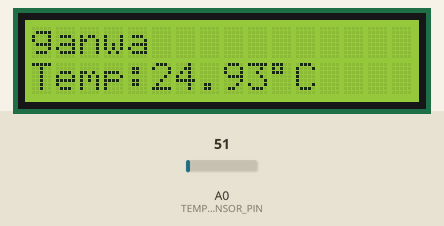
Bench run of a sketch on a simulated Arduino Uno, built with avr-gcc and run on an emulated ATmega328P. On the bench: 16×2 character LCD. The inputs (shaded band) are chosen by the test bench; at power-on: A0 (TEMP_SENSOR_PIN) = 51. What the sketch prints to the serial monitor is not drawn.

Above: at 1.2 s.
1.3 s: A0 (TEMP_SENSOR_PIN) set to 61
At 3.0 s:
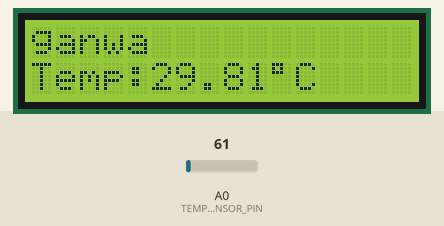
3.5 s: A0 (TEMP_SENSOR_PIN) set to 71
At 4.6 s:
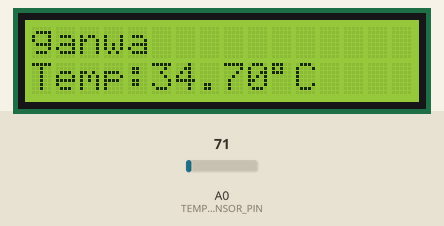
5.5 s: A0 (TEMP_SENSOR_PIN) set to 86
At 7.3 s:
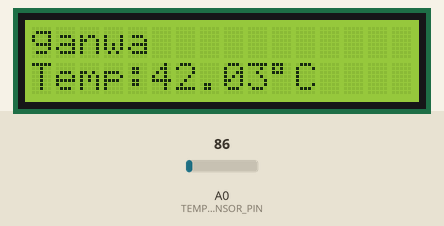
Timing chart, 0 to 8.8 s (numbered marks = the images above; inputs shaded):
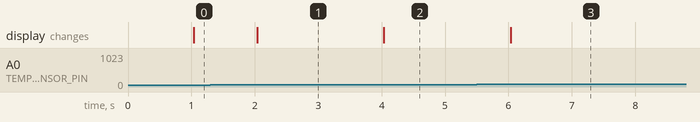

The sketch:

temperature_lcd_serial.ino
```cpp
/*
  Temperature Reading + LCD Display + Serial Transmission
  ---------------------------------------------------------
  Hardware : Arduino Uno, LM35 analog temperature sensor, 16x2 character LCD
  Behaviour:
    Row 1 (top)    -> candidate name (scrolls left automatically if > 16 chars)
    Row 2 (bottom) -> live temperature reading
  Every reading is also sent to the PC over USB serial as a single text line:
    TEMP:<value>\n        e.g.  TEMP:23.45

  Wiring (16x2 LCD with PCF8574 I2C backpack - only 4 pins: GND, VCC, SDA, SCL):
    LCD GND -> Arduino GND
    LCD VCC -> Arduino 5V
    LCD SDA -> Arduino A4   (SDA)
    LCD SCL -> Arduino A5   (SCL)
    (no contrast pot or backlight resistor needed - the backpack handles both;
     most backpacks have a small trim potentiometer on the board itself for contrast)

    LM35 VCC -> 5V       LM35 GND -> GND      LM35 OUT -> A0

  Library required (install via Library Manager): "LiquidCrystal I2C" by Frank de Brabander
  If the screen stays blank, your I2C address might not be 0x27 - run an I2C scanner
  sketch (search "Arduino I2C scanner") to find the correct address and change it below.
*/

#include <Wire.h>
#include <LiquidCrystal_I2C.h>

// ----------------------------------------------------------------------
// CONFIGURATION - edit these two lines for your exam/candidate setup
// ----------------------------------------------------------------------
const char* CANDIDATE_NAME = "ganwa";  // shown on row 1, scrolls if >16 chars
const int   TEMP_SENSOR_PIN = A0;                 // LM35 analog output pin
const int   LCD_I2C_ADDRESS = 0x27;               // common addresses: 0x27 or 0x3F

// I2C LCD: address, columns, rows. SDA/SCL wiring is fixed (A4/A5 on Uno),
// nothing to configure in code for those.
LiquidCrystal_I2C lcd(LCD_I2C_ADDRESS, 16, 2);

// ----------------------------------------------------------------------
// Timing constants
// ----------------------------------------------------------------------
const unsigned long TEMP_READ_INTERVAL_MS = 1000;  // how often to sample + send temperature
const unsigned long SCROLL_INTERVAL_MS    = 400;    // how often the name shifts left
const int LCD_COLUMNS = 16;

// ----------------------------------------------------------------------
// Scrolling state for row 1
// ----------------------------------------------------------------------
String scrollBuffer;          // candidate name + gap, used as a circular buffer
bool   nameNeedsScrolling;
int    scrollIndex   = 0;
unsigned long lastScrollTime = 0;
bool   staticNamePrinted = false;

// ----------------------------------------------------------------------
// Temperature state
// ----------------------------------------------------------------------
unsigned long lastTempReadTime = 0;

void setup() {
  Serial.begin(9600);
  lcd.init();
  lcd.backlight();

  nameNeedsScrolling = strlen(CANDIDATE_NAME) > LCD_COLUMNS;
  if (nameNeedsScrolling) {
    // 3-space gap so the scroll reads as one continuous loop instead of
    // the end of the name butting straight into its own start
    scrollBuffer = String(CANDIDATE_NAME) + "   ";
  }

  lcd.setCursor(0, 1);
  lcd.print("Reading...");
}

void loop() {
  updateNameDisplay();

  if (millis() - lastTempReadTime >= TEMP_READ_INTERVAL_MS) {
    lastTempReadTime = millis();
    float tempC = readTemperatureC();
    updateTemperatureDisplay(tempC);
    sendTemperatureOverSerial(tempC);
  }
}

// Reads the LM35 several times and averages it for a steadier value.
// LM35 outputs 10mV per degree C, so degC = voltage * 100.
float readTemperatureC() {
  const int samples = 8;
  long total = 0;
  for (int i = 0; i < samples; i++) {
    total += analogRead(TEMP_SENSOR_PIN);
    delay(2);
  }
  float avgReading = (float)total / samples;
  float voltage = avgReading * (5.0 / 1023.0);
  float tempC = voltage * 100.0;
  return tempC;
}

// Row 1: prints the name once if it fits, or scrolls it left on a timer if it doesn't.
void updateNameDisplay() {
  if (!nameNeedsScrolling) {
    if (!staticNamePrinted) {
      lcd.setCursor(0, 0);
      String padded = String(CANDIDATE_NAME);
      while (padded.length() < LCD_COLUMNS) padded += ' ';
      lcd.print(padded.substring(0, LCD_COLUMNS));
      staticNamePrinted = true;
    }
    return;
  }

  if (millis() - lastScrollTime >= SCROLL_INTERVAL_MS) {
    lastScrollTime = millis();
    lcd.setCursor(0, 0);
    String window = "";
    int bufLen = scrollBuffer.length();
    for (int i = 0; i < LCD_COLUMNS; i++) {
      window += scrollBuffer.charAt((scrollIndex + i) % bufLen);
    }
    lcd.print(window);
    scrollIndex = (scrollIndex + 1) % bufLen;
  }
}

// Row 2: "Temp:23.45 C", padded/truncated to exactly 16 characters so old
// digits never linger on screen when the new reading is shorter.
void updateTemperatureDisplay(float tempC) {
  String row2 = "Temp:" + String(tempC, 2);
  row2 += (char)223;  // degree symbol on HD44780 character set
  row2 += "C";
  while (row2.length() < LCD_COLUMNS) row2 += ' ';
  lcd.setCursor(0, 1);
  lcd.print(row2.substring(0, LCD_COLUMNS));
}

// Sends one line per reading to the PC, e.g. "TEMP:23.45"
void sendTemperatureOverSerial(float tempC) {
  Serial.print("TEMP:");
  Serial.println(tempC, 2);
}
```

Measured:
- after the input at 1.3 s, the display: changes after 0.73 s (image 1)
- after the input at 3.5 s, the display: changes after 0.53 s (image 2)
- after the input at 5.5 s, the display: changes after 0.53 s (image 3)
